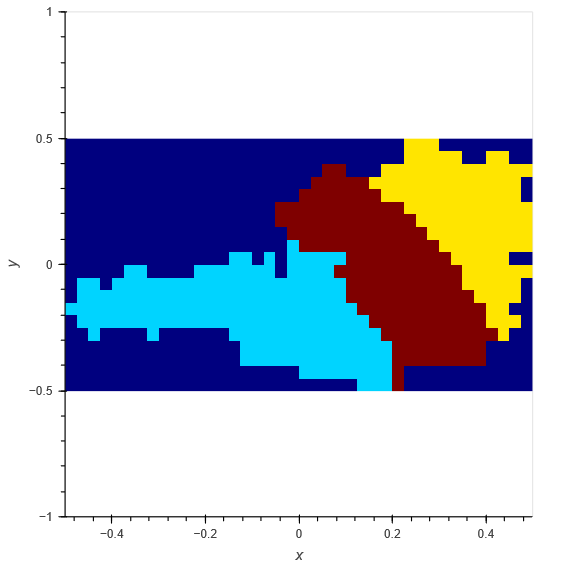
#> input picture experiment_results/austra_iris_clustering_jet_kmeans_4components.png, 566 x 566 px
$ jupyter execute --allow-errors SOM_analysis_report.ipynb
#> lines starting #> are read from the running program, lines starting #| are printed output that depends on the picture
# Selforganizing Systems Exercise 3 (Coding)
Group f1: Yana Sakhnovych - 11777748 , Alexander Sifel - 01427034, Christian Obereder - 11704936

inhaltsverzeichniss

## 1 Preamble
The exercise description frequently mentions how the coding exercise is about visualizing SOMs / adding a new visualization to the existing ones in the template. Unless we misunderstood some important apsect of mnemonic SOMs, this does not seem to fully apply for our task. Instead of taking a trained SOM and visualizing it in some special way,  our task appeares to rather be adapting the training algorithm of a SOM in such a way that the provided standard visualization display a mnemonic SOM :

*Mnemonic SOM: Reading a black/white silhouette image to determine the shape of the SOM,
computing a look-up table for shortest distance between two units for the training process,
and mapping it into a regular SOM data structure to support the standard visualizations*

Therefore, we adapted the standard SOM training algorithm provided by MiniSom by adding the option to train a mnemonic SOM. As a result of this, parts of our code are in the MiniSom python file minisom.py, although we will show excerpts of that code in this report for the sake of presentation.
Apart from MiniSom as codebase, we used [1] as a reference for how to implement mnemonic SOM. We also use images that are very similar to the ones used in [1] (Figure-Person, Austria) for comparrison.

[1] Mayer, Rudolf, Dieter Merkl, and Andreas Rauber. Mnemonic SOMs: Recognizable shapes for self-organizing maps. na, 2005.

## 2 Implementation
#### Imports

[cell 1]
# Read data from Java SOMToolbox
from SOMToolBox_Parse import SOMToolBox_Parse
from minisom import MiniSom
from somtoolbox import SOMToolbox
import pickle
import collections
import matplotlib.image as mpimg
import matplotlib.pyplot as plt
from PIL import Image
import numpy as np
import os.path
from os import path

### 2.1 Reading of black-white sillhouette from an image and generating lookup-tables for shortest distance between units
For determening the shape of the mnemonic SOM, we use black-white images, with white representing positions that have a node and black representing positions that do not. This image is converted to a numpy array with ones representing white and zero representing black. This representation was chose in order to be able to easily multiply this shape-matrix with the randomly initialized weight matrix of the SOM during the SOM training, resulting in a weight matrix where the weights for all positions that should not have a node is a vector of zeros.

[cell 2]
#takes a black-white image and returns a np-array with 1 for white pixels and 0 for black pixels
def read_bw_silhouette(filename):
    img = Image.open(filename).convert('L')
    return np.array(img) / 255

#> (the rest of this cell did not finish here and is left out)

For mnemonic SOMs, it is difficult to use any of the standard neighborhood and distance functions, as neighborhood is no longer dependend on only the coordinates of two positions, but rather on whether or not there is a path between those positions and how long that path is[1]. Therefore, for every possible position (j,k) in the provided image-matrix, we create an adjacency-matrix where the value of some position in that matrix(l,k) is an adapted manhattan-distance between (j,k) and (l,k). This adapted manhattan-distance only considers positions with a value of one to be traversable positions. If the value of (j,k) itself is zero, a matrix of zeros is returned.
This effectively means that for every (j,k), we calculate a matrix with the shortest path to all other positions in the matrix.

At the end, all non-zero values v in the matrices are replaced 1/v. The matrices resulting from this procedure can be used as neighborhood functiions in the SOM training algorithm, as they take the shape of the sillhouette into account.

[cell 3]
# Given a matrix, computes manhatten distance to each other point in the matrix, avoiding "walls"
# grid: A 2d matrix
# start: the position in the matrix from where to calculate manhatten distance to all other positions
# wall: a value that that can not be traversed and where the distance will always be 0.
def get_paths_for_point(grid, start, wall):
    max_x, max_y = grid.shape[0],grid.shape[1]
    result = np.zeros((grid.shape[0],grid.shape[1]))
    #if start-point is a 0, distances to all other nodes will be 0
    if grid[start] == 0:
        return result
    queue = collections.deque([[start]])
    seen = set([start])
    i = 1
    result[start] = i
    while queue:
        path = queue.popleft()
        x, y = path[-1]
        i = result[x, y]
        for x2, y2 in ((x+1,y), (x-1,y), (x,y+1), (x,y-1)):
            if 0 <= x2 < max_x and 0 <= y2 < max_y and grid[x2][y2] != wall and (x2, y2) not in seen:
                queue.append(path + [(x2, y2)])
                seen.add((x2, y2))
                result[x2,y2] = i + 1
    return result

#convert image array to a dictionary, mapping each point (j,k) to its adjacency matrix
def image_array_to_adjacency_mapping(img_np):
    adjacency_dict = {}

    for i in range(img_np.shape[0]):
        for j in range(img_np.shape[1]):
            cur_result_matrix = get_paths_for_point(img_np, (i,j), 0.0)
            cur_result_matrix[np.nonzero(cur_result_matrix)] = 1 / cur_result_matrix[np.nonzero(cur_result_matrix)]
            adjacency_dict[i, j] = cur_result_matrix
    return adjacency_dict

To visualize what is described above, an example is shown for an image with the sillhouette of austria in 40x20 and the adjacency values of the position (19,9) (shown in red) :

[cell 4]
fig, (ax1, ax2) = plt.subplots(2, figsize=(8,8))

#> (the rest of this cell did not finish here and is left out)

### 2.2 Adapting of the MiniSom implementation to support mnemonic SOMs
As mentioned in Section 1, we had to make changes to the SOM training algorithm provided by the MiniSom library. We will show excerpts of the code there, particularly of the parts that we had to adapt, as pasting the whole code here would be confusing. The code in its entirety can be viewed in minisom.py .

* Added the optional parameters lookuptable and mnemonic_shape to the constructor of the MiniSom class. These are supposed to be filled with the map of adjacency-matrices and the numpy array of the read image respectively.
* For the available options for the neighborhood_functions, the option 'lookuptable' was added, which uses the map provided with the lookuptable parameter to compute the neighborhood for a position. For the available options for the activation_distance function, the option 'manhattan_mnemonic' was added, which uses the sillhouette provided with the mnemonic_shape parameter to compute the winner in a round of training without taking empty positions into account.
* For the intialization of the MiniSom class, the following changes were made, using the parameters described above. Basically, the new parameters are read, mnemonic shape is read once normally and once with 0 mapped to infinity (which will be used in the activation function). Then, the random weights for the training process are initialized. After intializiation, the weight matrix is multiplied the mnemonic_shape matrix (which is expanded to be of the same dimension of the weight matrix), resulting in a weight matrix where the weight-vectors for positions where there should not be a node consists of only zeros.
    Technically speaking, in our implementation all positions have a node, it is just for all positions where we do not want a node, the weights of that node are set to all zeros (and these nodes are never considered as candidate for determening a winner and never have their weights updated, as will be shown further below).

``` python
    self._lookuptable = lookuptable
    self._mnemonic_shape = mnemonic_shape.copy()
    self._mnemonic_shape_inf = mnemonic_shape.copy()
    self._mnemonic_shape_inf[where(self._mnemonic_shape_inf == 0)] = inf

    self._weights = self._random_generator.rand(x, y, input_len)*2-1
    self._weights /= linalg.norm(self._weights, axis=-1, keepdims=True)
    if (self._mnemonic_shape is not None):
        self._weights *= self._mnemonic_shape.repeat(self._weights.shape[2]).reshape(*self._mnemonic_shape.shape, -1)

```

* Below, the functions for determening a winner used by MiniSom are shown. In this block, only the function _manhattan_distance_mnemonic was written by us. It can be seen that MiniSom uses the function stored in activasion_distance (for example _manhatten_distance) to produce a matrix with each units activation. It then takes the  position of the smallest value in the matrix, which is the winner. We adapted the existing _manhattan_distance function by multiplying it with _mnemonic_shape_inf, which, as mentioned above, is the matrix of the sillhouette but with zeros replace by infinity. The resulting activation function is one where the distance of any position outside of the sillhoutte / without a node is always infinity. This means that such a position will never be determined as the winner.
``` python
    def _activate(self, x):
        """Updates matrix activation_map, in this matrix
           the element i,j is the response of the neuron i,j to x."""
        self._activation_map = self._activation_distance(x, self._weights)

    def activate(self, x):
        """Returns the activation map to x."""
        self._activate(x)
        return self._activation_map

    def winner(self, x):
        """Computes the coordinates of the winning neuron for the sample x."""
        self._activate(x)
        return unravel_index(self._activation_map.argmin(),
                             self._activation_map.shape)

    def _manhattan_distance(self, x, w):
        return linalg.norm(subtract(x, w), ord=1, axis=-1)

    def _manhattan_distance_mnemonic(self, x, w):
        return linalg.norm(subtract(x, w), ord=1, axis=-1) * self._mnemonic_shape_inf
```

* Lastly, we adapted the update function, which MiniSom uses to update weights per iteration. Here, the neighborhood function is calculated and then weights are updated using the numpy's einsum method. Normally, the neighborhood functioon (such as _gaussian which can be seen below) calculates the neighborhood-matrix based on coordinates. However, using our _lookuptable_distance method, we define the neighborhood-matrix as described in 2.1, meaning a neighborhood-matrix where the values for any empty / out-of-sillhouette positions are 0 and and the sillhouette is generally taken into account.
``` python
    def update(self, x, win, t, max_iteration):
        """Updates the weights of the neurons.

        Parameters
        ----------
        x : np.array
            Current pattern to learn.
        win : tuple
            Position of the winning neuron for x (array or tuple).
        t : int
            Iteration index
        max_iteration : int
            Maximum number of training itarations.
        """

        eta = self._decay_function(self._learning_rate, t, max_iteration)
        # sigma and learning rate decrease with the same rule
        sig = self._decay_function(self._sigma, t, max_iteration)
        # improves the performances
        g = self.neighborhood(win, sig)*eta
        # w_new = eta * neighborhood_function * (x-w)
        self._weights += einsum('ij, ijk->ijk', g, x-self._weights)

    def _gaussian(self, c, sigma):
        """Returns a Gaussian centered in c."""
        d = 2*sigma*sigma
        ax = exp(-power(self._xx-self._xx.T[c], 2)/d)
        ay = exp(-power(self._yy-self._yy.T[c], 2)/d)
        return (ax * ay).T  # the external product gives a matrix

    def _lookuptable_distance(self, c, sigma):
        d = 2 * sigma * sigma
        return self._lookuptable[(c[0], c[1])] / d
```

### 2.3 Testing implementation with an austria-sillhouette and iris dataset
As an initial test of our implementation, we train a mnemonic SOM with the adapted MiniSom code, using the iris dataset and an image of austria as the sillhouette. We then roughly compare the result to austria-iris mnemonic map shown in [1]. It must be noted however that different visualization tools were used for these SOMs.

[cell 5]
#training and visualization put into a function to make the notebook less bloated

def train_and_display_som(data,  max_x, max_y, learning_rate = 1, sigma = 1, iterations = 1000,
                          neighborhood_function = 'gaussian', activation_distance= 'euclidean', lookuptable = None,
                          mnemonic_shape = None):
    som = MiniSom(max_x, max_y, data['vec_dim'], sigma=sigma, learning_rate=learning_rate,
                  neighborhood_function = neighborhood_function, activation_distance=activation_distance,
                  lookuptable = lookuptable, mnemonic_shape = mnemonic_shape)
    som.train(data['arr'], iterations)
    sm = SOMToolbox(weights=som._weights.reshape(-1, data['vec_dim']),
                    n=max_y, m=max_x, dimension=data['vec_dim'], input_data=data['arr'])
    return sm

#> (a cell that did not finish here is left out)

Showing the resulting SOM visualization from the above cell, as to our knowledge the generated visualization get lost when the notebook is closed an reopened. SOMToolbox parameters for generating our visualization: Method = Clustering, Color = jet, Approach = KMeans, Linkage type = single, Clusters = 4.

[cell 7]
img_self = Image.open("experiment_results/austra_iris_clustering_jet_kmeans_4components.png")
#> img_self is the input picture: PIL image 566x566 RGBA; mean R, G, B, A 181.7, 188.1, 201.1, 254.7
img_paper = Image.open("experiment_results/iris_austria_mnemonic_soms_recoglizable_shapes_for_self-organizing_maps.png")
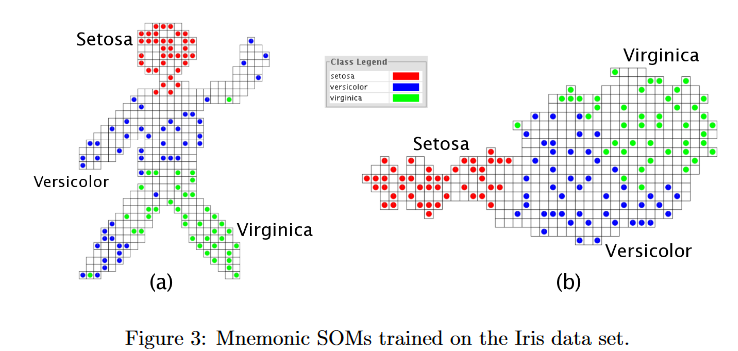
#> input picture experiment_results/iris_austria_mnemonic_soms_recoglizable_shapes_for_self-organizing_maps.png, 738 x 351 px
#> img_paper is the input picture: PIL image 738x351 RGBA; mean R, G, B, A 241.2, 241.3, 241.5, 255

fig, (ax1, ax2) = plt.subplots(1, 2, figsize=(15,15))

ax1.imshow(img_self)
ax1.set_title("Visualization of our implementation of mnemonic SOM")

ax2.imshow(img_paper)
ax2.set_title("Visualization from [1]")
plt.show()
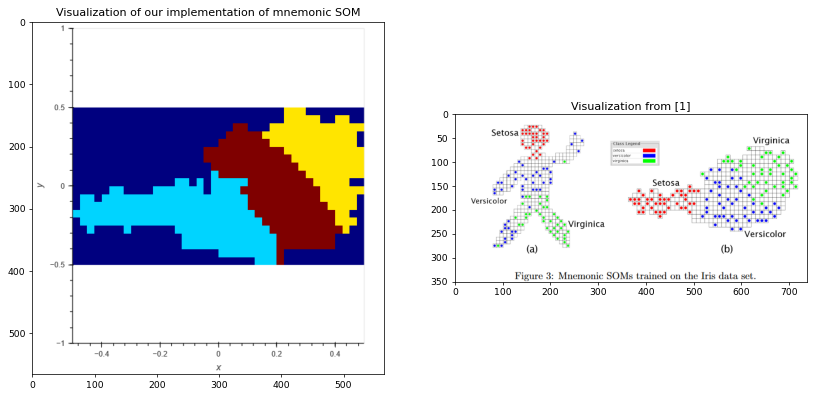
#> figure drawn by matplotlib, 2 panels

### 3 Evaluation (Work in progress)

#> (a cell that did not finish here is left out)

Here we train a small (40x20) SOM in the shape of austria and a large SOM (100x60) in the shape of a figure-person using the 10clusters dataset:

#> (a cell that did not finish here is left out)

print(img_arr.shape)

#create adjacancy dictionary or load if already exists (pickled):
adjacency_dict = {}
if (path.exists("adjacency_austria.pickle")):
    with open('adjacency_austria.pickle', 'rb') as handle:
        adjacency_dict = pickle.load(handle)
else:
    adjacency_dict = image_array_to_adjacency_mapping(img_arr)
    with open("adjacency_austria.pickle", "wb") as output_file:
        pickle.dump(adjacency_dict, output_file)


sm = train_and_display_som(clusters_data, 20, 40, sigma=1.2, learning_rate=1, neighborhood_function = 'lookup',
              activation_distance='manhattan_mnemonic' , lookuptable = adjacency_dict, mnemonic_shape = img_arr)
sm._mainview

#> (a cell that did not finish here is left out)

print(img_arr_fig.shape)

#create adjacancy dictionary or load if already exists (pickled):
adjacency_dict = {}
if (path.exists("adjacency_figure_large.pickle")):
    with open('adjacency_figure_large.pickle', 'rb') as handle:
        adjacency_dict = pickle.load(handle)
else:
    adjacency_dict = image_array_to_adjacency_mapping(img_arr_fig)
    with open("adjacency_figure_large.pickle", "wb") as output_file:
        pickle.dump(adjacency_dict, output_file)


sm = train_and_display_som(clusters_data, 60, 100, sigma=1, learning_rate=1, neighborhood_function = 'lookup',
              activation_distance='manhattan_mnemonic' , lookuptable = adjacency_dict, mnemonic_shape = img_arr_fig)
sm._mainview

[cell 11]
som_small = Image.open("experiment_results/austria_chainlink_clustering_jet_kmeans_11components.png")
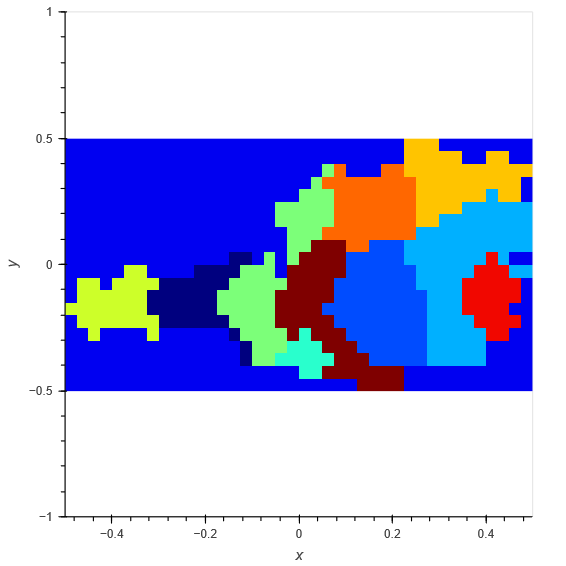
#> input picture experiment_results/austria_chainlink_clustering_jet_kmeans_11components.png, 566 x 566 px
#> som_small is the input picture: PIL image 566x566 RGBA; mean R, G, B, A 181.6, 185.5, 223.8, 254.7
som_large = Image.open("experiment_results/figure_chainlink_clustering_jet_kmeans_11components.png")
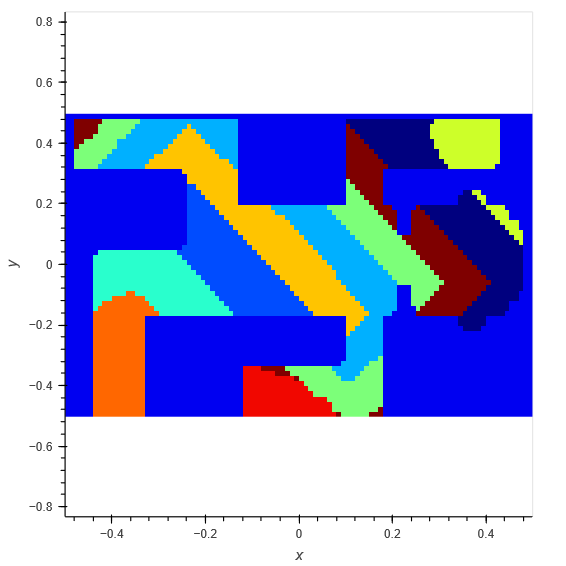
#> input picture experiment_results/figure_chainlink_clustering_jet_kmeans_11components.png, 566 x 566 px
#> som_large is the input picture: PIL image 566x566 RGBA; mean R, G, B, A 166.4, 172.8, 217.1, 254.7
fig, (ax1, ax2) = plt.subplots(1, 2, figsize=(15,15))

ax1.imshow(som_small)
ax1.set_title("Mnemonic SOM in the shape of austria (40x20) trained on 10cluster")

ax2.imshow(som_large)
ax2.set_title("Mnemonic SOM in the shape of a figure (100x60) trained on 10cluster")
plt.show()
